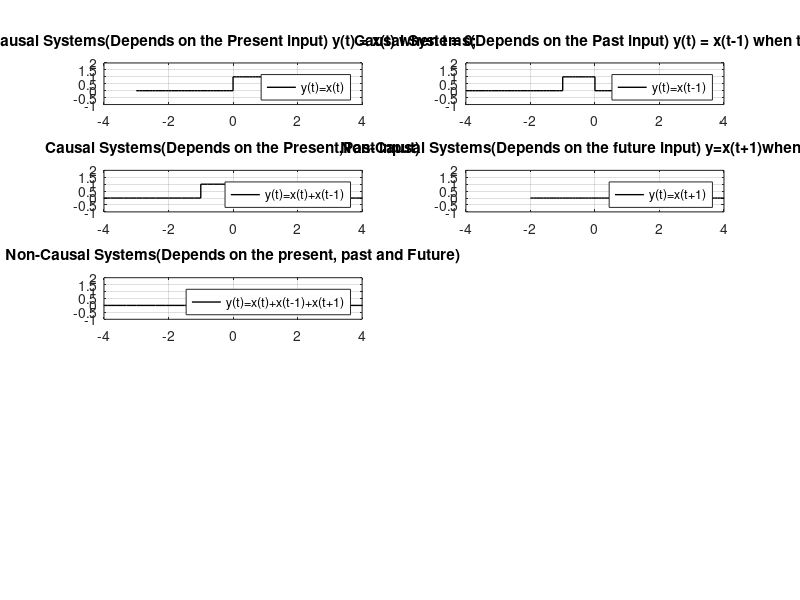

The MATLAB source for this figure:
clc;
clear all;
t1 = -3:.1:0;
x1 = zeros(size(t1));
t2 = 0:.1:1;
x2 = ones(size(t2));
t3 = 1:.1:3;
x3 = zeros(size(t3));
t = [t1 t2 t3];
x = [x1 x2 x3];
subplot(521);
plot(t,x,'black','LineWidth',1);
title('Causal Systems(Depends on the Present input) y(t) = x(t) when t = 0;');
legend('y(t)=x(t)');
grid on;
xlim([-4 4]);
ylim([-1 2]);

subplot(522);
plot(t-1,x,'black','LineWidth',1);
title('Causal Systems(Depends on the Past input) y(t) = x(t-1) when t = -1;');
legend('y(t)=x(t-1)');
grid on;
xlim([-4 4]);
ylim([-1 2]);

subplot(523);
plot(t+t-1,x,'black','LineWidth',1);
title('Causal Systems(Depends on the Present,Past input)');
legend('y(t)=x(t)+x(t-1)');
grid on;
xlim([-4 4]);
ylim([-1 2]);


subplot(524);
plot(t+1,x,'black','LineWidth',1);
title('Non-Causal Systems(Depends on the future input) y=x(t+1)when t = +1;');
legend('y(t)=x(t+1)');
grid on;
xlim([-4 4]);
ylim([-1 2]);

subplot(525);
plot(t+t-1+t+1,x,'black','LineWidth',1);
title('Non-Causal Systems(Depends on the present, past and Future)');
legend('y(t)=x(t)+x(t-1)+x(t+1)');
grid on;
xlim([-4 4]);
ylim([-1 2]);